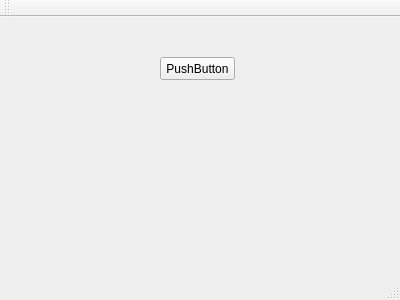
<?xml version="1.0" encoding="UTF-8"?>
<ui version="4.0">
 <class>MainWindow</class>
 <widget class="QMainWindow" name="MainWindow">
  <property name="geometry">
   <rect>
    <x>0</x>
    <y>0</y>
    <width>400</width>
    <height>300</height>
   </rect>
  </property>
  <property name="windowTitle">
   <string>MainWindow</string>
  </property>
  <widget class="QWidget" name="centralWidget">
   <widget class="QPushButton" name="pushButton">
    <property name="geometry">
     <rect>
      <x>160</x>
      <y>40</y>
      <width>75</width>
      <height>23</height>
     </rect>
    </property>
    <property name="text">
     <string>PushButton</string>
    </property>
   </widget>
  </widget>
  <widget class="QMenuBar" name="menuBar">
   <property name="geometry">
    <rect>
     <x>0</x>
     <y>0</y>
     <width>400</width>
     <height>21</height>
    </rect>
   </property>
  </widget>
  <widget class="QToolBar" name="mainToolBar">
   <attribute name="toolBarArea">
    <enum>TopToolBarArea</enum>
   </attribute>
   <attribute name="toolBarBreak">
    <bool>false</bool>
   </attribute>
  </widget>
  <widget class="QStatusBar" name="statusBar"/>
 </widget>
 <layoutdefault spacing="6" margin="11"/>
 <resources/>
 <connections/>
</ui>
